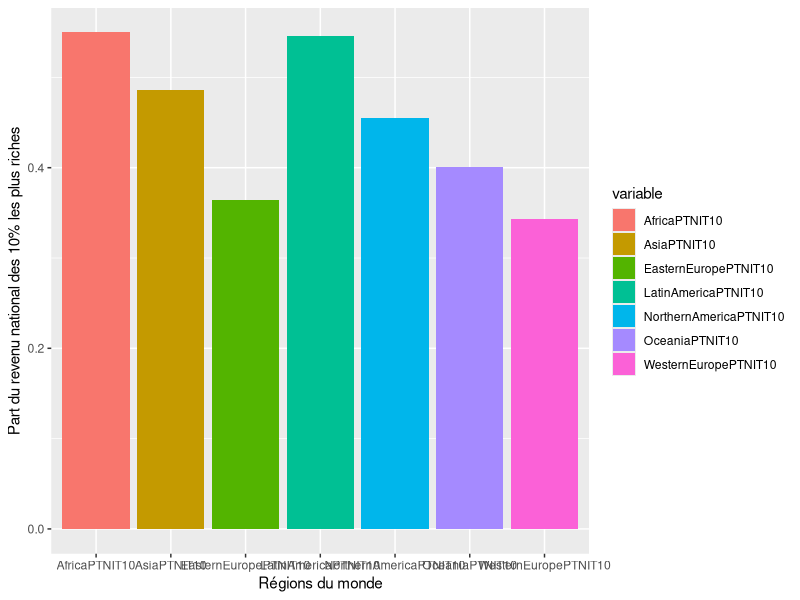
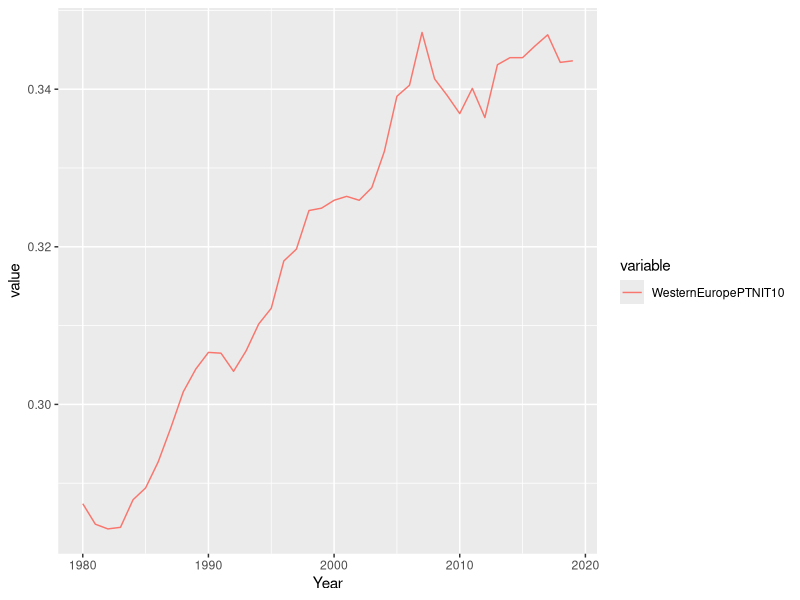

The R source for these figures, in order:
## ---- chunk 1
knitr::opts_chunk$set(echo = TRUE)
## ---- chunk 2
library(tidyverse)
library(ggplot2)
library(dplyr)
library(reshape2)
## ---- chunk 3
world_region_data <- read_delim("data/World_Region_Data/world_region_data.csv", 
    ";", escape_double = FALSE, trim_ws = TRUE)
## ---- chunk 4
world_region_data2 <- read_delim("data/World_Region_Data/world_region_data2.csv", 
    ";", escape_double = FALSE, trim_ws = TRUE)
## ---- chunk 5
merged <- merge(x = world_region_data, y = world_region_data2, by = "Year", all = TRUE)
dataset <- data.frame(merged)
dataset <- tibble(dataset)
## ---- chunk 6
NIdataset <- dataset %>% select("Year", ends_with("NI"))
GDPdataset <- dataset %>% select("Year", ends_with("GDP"))
PTNIB40dataset <- dataset %>% select("Year", ends_with("PTNIB40"))
PTNIB50dataset <- dataset %>% select("Year", ends_with("PTNIB50"))
PTNIT1dataset <- dataset %>% select("Year", ends_with("PTNIT1"))
PTNIT10dataset <- dataset %>% select("Year", ends_with("PTNIT10"))
PTNIM40dataset <- dataset %>% select("Year", ends_with("PTNIM40"))
## ---- chunk 7
head(NIdataset)

## ---- chunk 8
# Part des Top 10% de la population dans le revenu national 
PTNIT10dataset %>% filter(Year == "2019") %>% melt(id.vars="Year") %>% filter(variable=="WesternEuropePTNIT10"|variable=="AsiaPTNIT10"|variable=="EasternEuropePTNIT10"|variable=="NorthernAmericaPTNIT10"|variable=="OceaniaPTNIT10"|variable=="LatinAmericaPTNIT10"|variable=="AfricaPTNIT10") %>%
ggplot(aes(x=variable, y=value, fill=variable)) + geom_bar(stat="identity") + xlab("Régions du monde") + ylab("Part du revenu national des 10% les plus riches")


#Evolution de la part du revenu national des 10% les plus riches, de 1980 à 2019
PTNIT10dataset %>% melt(id.vars="Year") %>% filter(variable=="WesternEuropePTNIT10") %>%
ggplot(aes(x=Year, y=value, colour=variable)) + geom_line()
